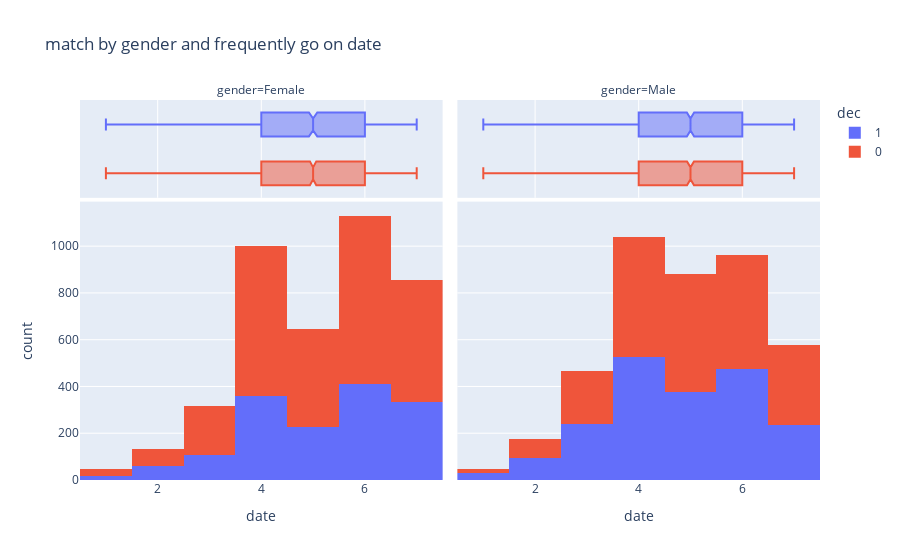

The notebook cell saved with this chart:
### Markdown cell above
No influence

### Code cell
fig = px.histogram(dataset,
                    x = "date",
                    color = "match",
                    facet_col = 'gender',
                    marginal="box",
                    title = "match by gender and frequently go on date",
                    )
fig.show()

### Figure 1 — Plotly figure (JSON) as saved in the notebook; plotly's stock layout.template omitted (floating-point values rounded to 4 significant figures; data arrays with more than 128 entries replaced by an {"elided": "..."} marker saying what was removed)
{"data": [{"alignmentgroup": "True", "bingroup": "x", "hovertemplate": "dec=1<br>gender=Female<br>date=%{x}<br>count=%{y}<extra></extra>", "legendgroup": "1", "marker": {"color": "#636efa"}, "name": "1", "offsetgroup": "1", "orientation": "v", "showlegend": true, "type": "histogram", "x": {"elided": "1529 int values"}, "xaxis": "x", "yaxis": "y"}, {"alignmentgroup": "True", "hovertemplate": "dec=1<br>gender=Female<br>date=%{x}<extra></extra>", "legendgroup": "1", "marker": {"color": "#636efa"}, "name": "1", "notched": true, "offsetgroup": "1", "showlegend": false, "type": "box", "x": {"elided": "1529 int values"}, "xaxis": "x3", "yaxis": "y3"}, {"alignmentgroup": "True", "bingroup": "x", "hovertemplate": "dec=1<br>gender=Male<br>date=%{x}<br>count=%{y}<extra></extra>", "legendgroup": "1", "marker": {"color": "#636efa"}, "name": "1", "offsetgroup": "1", "orientation": "v", "showlegend": false, "type": "histogram", "x": {"elided": "1989 int values"}, "xaxis": "x2", "yaxis": "y2"}, {"alignmentgroup": "True", "hovertemplate": "dec=1<br>gender=Male<br>date=%{x}<extra></extra>", "legendgroup": "1", "marker": {"color": "#636efa"}, "name": "1", "notched": true, "offsetgroup": "1", "showlegend": false, "type": "box", "x": {"elided": "1989 int values"}, "xaxis": "x4", "yaxis": "y4"}, {"alignmentgroup": "True", "bingroup": "x", "hovertemplate": "dec=0<br>gender=Female<br>date=%{x}<br>count=%{y}<extra></extra>", "legendgroup": "0", "marker": {"color": "#EF553B"}, "name": "0", "offsetgroup": "0", "orientation": "v", "showlegend": true, "type": "histogram", "x": {"elided": "2655 int values"}, "xaxis": "x", "yaxis": "y"}, {"alignmentgroup": "True", "hovertemplate": "dec=0<br>gender=Female<br>date=%{x}<extra></extra>", "legendgroup": "0", "marker": {"color": "#EF553B"}, "name": "0", "notched": true, "offsetgroup": "0", "showlegend": false, "type": "box", "x": {"elided": "2655 int values"}, "xaxis": "x3", "yaxis": "y3"}, {"alignmentgroup": "True", "bingroup": "x", "hovertemplate": "dec=0<br>gender=Male<br>date=%{x}<br>count=%{y}<extra></extra>", "legendgroup": "0", "marker": {"color": "#EF553B"}, "name": "0", "offsetgroup": "0", "orientation": "v", "showlegend": false, "type": "histogram", "x": {"elided": "2205 int values"}, "xaxis": "x2", "yaxis": "y2"}, {"alignmentgroup": "True", "hovertemplate": "dec=0<br>gender=Male<br>date=%{x}<extra></extra>", "legendgroup": "0", "marker": {"color": "#EF553B"}, "name": "0", "notched": true, "offsetgroup": "0", "showlegend": false, "type": "box", "x": {"elided": "2205 int values"}, "xaxis": "x4", "yaxis": "y4"}], "layout": {"annotations": [{"font": {}, "showarrow": false, "text": "gender=Female", "x": 0.245, "xanchor": "center", "xref": "paper", "y": 1, "yanchor": "bottom", "yref": "paper"}, {"font": {}, "showarrow": false, "text": "gender=Male", "x": 0.755, "xanchor": "center", "xref": "paper", "y": 1, "yanchor": "bottom", "yref": "paper"}], "barmode": "relative", "legend": {"title": {"text": "dec"}, "tracegroupgap": 0}, "title": {"text": "match by gender and frequently go on date"}, "xaxis": {"anchor": "y", "domain": [0, 0.49], "title": {"text": "date"}}, "xaxis2": {"anchor": "y2", "domain": [0.51, 1], "matches": "x", "title": {"text": "date"}}, "xaxis3": {"anchor": "y3", "domain": [0, 0.49], "matches": "x", "showgrid": true, "showticklabels": false}, "xaxis4": {"anchor": "y4", "domain": [0.51, 1], "matches": "x", "showgrid": true, "showticklabels": false}, "yaxis": {"anchor": "x", "domain": [0, 0.7326], "title": {"text": "count"}}, "yaxis2": {"anchor": "x2", "domain": [0, 0.7326], "matches": "y", "showticklabels": false}, "yaxis3": {"anchor": "x3", "domain": [0.7426, 1], "matches": "y3", "showgrid": false, "showline": false, "showticklabels": false, "ticks": ""}, "yaxis4": {"anchor": "x4", "domain": [0.7426, 1], "matches": "y3", "showgrid": false, "showline": false, "showticklabels": false, "ticks": ""}}}
